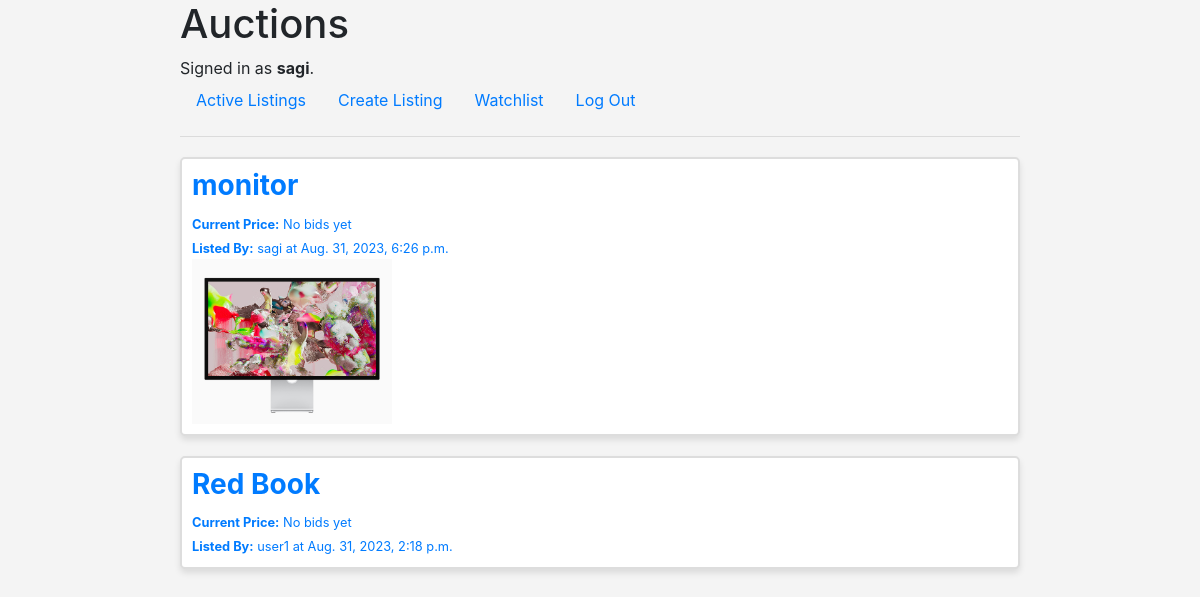
/watchlist/ (signed in), run on the app's committed database.
### auctions/models.py (models this page shows)
class User(AbstractUser):
    pass

class AuctionList(models.Model):
    seller = models.ForeignKey('User', on_delete=models.CASCADE, related_name = "lists")
    productName = models.CharField(max_length=64)
    initialPrice = models.DecimalField(max_digits=30, decimal_places=2)
    info = models.TextField(max_length=1000)
    creationTime = models.DateTimeField(auto_now_add=True)
    image = models.ImageField(upload_to= user_directory_path, blank=True, null=True)
    watchlist = models.ManyToManyField(User, blank=True, related_name = "watchlist")
    AUCTION_STATUS_CHOICES = (
        ('active', 'Active'),
        ('closed', 'Closed')
    )
    status = models.CharField(
        max_length=10,
        choices=AUCTION_STATUS_CHOICES,
        default='active'  # Set the default status to 'active' when an auction is created.
    )

### auctions/views.py (the view)
# urls.py: path("watchlist/", views.watchlist, name="watchlist"),
@login_required
def watchlist(request):
    watchlist = request.user.watchlist.all()
    return render(request,"auctions/watchlist.html",{
        "watchlist":watchlist
    })

### auctions/templates/auctions/watchlist.html
{% extends "auctions/layout.html" %}
{% block body %}
    {% for product in watchlist %}
    <a href="{% url 'productPage' product.id%}" class="auctionProductLink">
        <div class="auctionProduct">
            <div class="productText">
                <h3><b> {{product.productName}} </b></h3>
                {% if product.highestBid %}
                    <small><b>Current Price:</b> {{ product.highestBid|floatformat:2  }}$</small> <br>
                {% else %}
                    <small><b>Current Price:</b> No bids yet</small><br>
                {% endif %}
                <small><b>Listed By:</b> {{product.seller}} at {{ product.creationTime }}</small>
            </div>
            <div class="productImg">
                {% if product.image %}
                    <img src="{{ product.image.url }}" alt="{{ product.productName }}" style="max-width: 200px;">
                {% endif %}
            </div>
        </div>
    </a>
    {%empty%}
        <p>No active listings.</p>
    {% endfor %}
{% endblock %}

### auctions/templates/auctions/layout.html (shortened to what this page needs)
{% load static %}
<!DOCTYPE html>
<html lang="en">
    <head>
        <link rel="stylesheet" href="https://stackpath.bootstrapcdn.com/bootstrap/4.4.1/css/bootstrap.min.css">
        <link href="{% static 'auctions/styles.css' %}" rel="stylesheet">
    </head>
    <body>
        <h1>Auctions</h1>
        <div>
            {% if user.is_authenticated %}
                Signed in as <strong>{{ user.username }}</strong>.
            {% else %}
                Not signed in.
            {% endif %}
        </div>
        <ul class="nav">
            <li class="nav-item">
                <a class="nav-link" href="{% url 'index' %}">Active Listings</a>
            </li>
            {% if user.is_authenticated %}
                <li class="nav-item">
                    <a class="nav-link" href="{% url 'createListing' %}">Create Listing</a>
                </li>
                <li class="nav-item">
                    <a class="nav-link" href="{% url 'watchlist' %}">Watchlist</a>
                </li>
                <li class="nav-item">
                    <a class="nav-link" href="{% url 'logout' %}">Log Out</a>
                </li>
            {% endif %}
        </ul>
        <hr>
        {% block body %}
        {% endblock %}
    </body>
</html>

### auctions/static/auctions/styles.css (style rules this page uses)
body { margin-left:auto; margin-right:auto; width:70%; background-color: #f4f4f4; }
.auctionProduct { background-color: #fff; border: 2px solid #ddd; margin: 20px 0px; padding: 10px; box-shadow: 0 4px 6px rgba(0, 0, 0, 0.1); background-color: #fff; border-radius: 5px; }
a.auctionProductLink { text-decoration: none; }

### data on the page
User: username "sagi"
AuctionList: productName "monitor", seller "sagi", creationTime "Aug. 31, 2023, 6:26 p.m.", image (picture)
AuctionList: productName "Red Book", seller "user1", creationTime "Aug. 31, 2023, 2:18 p.m."
